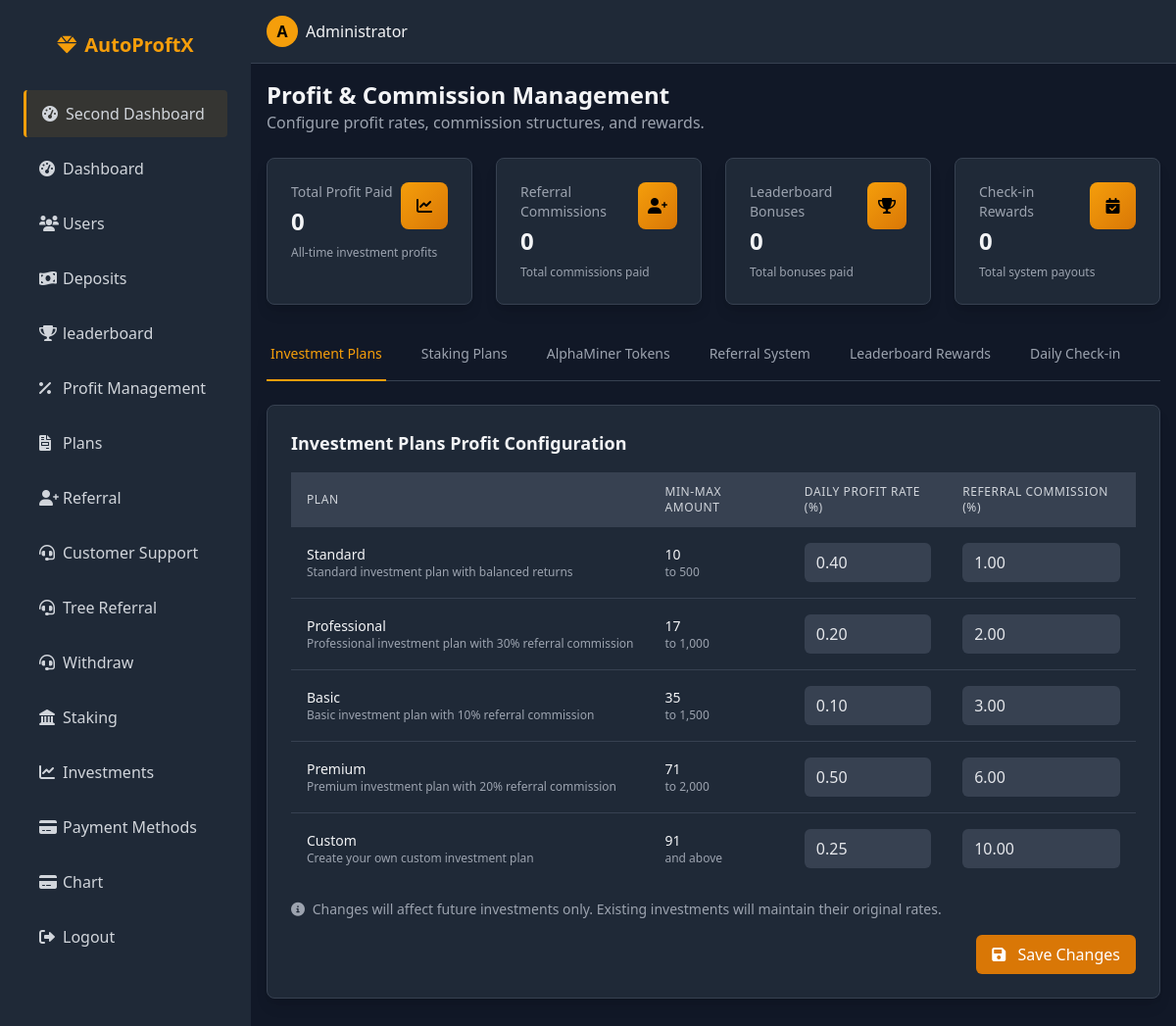
Screenshot of /admin/profit.php (signed in) with the database file from the repository.
### tables this page shows
CREATE TABLE IF NOT EXISTS `investment_plans` (
  `id` int NOT NULL AUTO_INCREMENT,
  `name` varchar(50) NOT NULL,
  `description` text,
  `min_amount` decimal(15,2) NOT NULL,
  `max_amount` decimal(15,2) DEFAULT NULL,
  `daily_profit_rate` decimal(5,2) NOT NULL,
  `duration_days` int NOT NULL,
  `referral_commission_rate` decimal(5,2) NOT NULL COMMENT 'Commission rate for referrers in percentage',
  `is_active` tinyint(1) NOT NULL DEFAULT '1',
  `created_at` timestamp NULL DEFAULT CURRENT_TIMESTAMP,
  `updated_at` timestamp NULL DEFAULT CURRENT_TIMESTAMP ON UPDATE CURRENT_TIMESTAMP,
  PRIMARY KEY (`id`)
);

### admin/profit.php (the view, shortened to what this page needs)
<?php
include '../config/db.php';
$admin_name = $_SESSION['admin_name'] ?? 'Admin';
$investment_plans = [];
$plans_sql = "SELECT * FROM investment_plans ORDER BY min_amount";
$plans_result = $conn->query($plans_sql);
if ($plans_result) {
  while ($row = $plans_result->fetch_assoc()) {
    $investment_plans[] = $row;
  }
}
$total_profit_paid = 0;
$profit_sql = "SELECT SUM(amount) as total FROM transactions WHERE transaction_type = 'profit' AND status = 'completed'";
$profit_result = $conn->query($profit_sql);
if ($profit_result && $profit_result->num_rows > 0) {
  $row = $profit_result->fetch_assoc();
  $total_profit_paid = $row['total'] ?? 0;
}
$referral_commission_paid = 0;
$commission_sql = "SELECT SUM(commission_amount) as total FROM referral_commissions WHERE status = 'paid'";
$commission_result = $conn->query($commission_sql);
if ($commission_result && $commission_result->num_rows > 0) {
  $row = $commission_result->fetch_assoc();
  $referral_commission_paid = $row['total'] ?? 0;
}
$leaderboard_paid = 0;
$leaderboard_sql = "SELECT SUM(bonus_amount) as total FROM leaderboard_bonuses WHERE status = 'paid'";
$leaderboard_result = $conn->query($leaderboard_sql);
if ($leaderboard_result && $leaderboard_result->num_rows > 0) {
  $row = $leaderboard_result->fetch_assoc();
  $leaderboard_paid = $row['total'] ?? 0;
}
?>
<!DOCTYPE html>
<html lang="en">
<head>
  <link rel="stylesheet" href="https://cdnjs.cloudflare.com/ajax/libs/tailwindcss/2.2.19/tailwind.min.css">
  <link rel="stylesheet" href="https://cdnjs.cloudflare.com/ajax/libs/font-awesome/6.0.0-beta3/css/all.min.css">
</head>
<body class="bg-gray-900 text-gray-100 flex min-h-screen">
  <?php include 'includes/sidebar.php'; ?>
  <div class="flex-1 flex flex-col overflow-hidden">
    <header class="bg-gray-800 border-b border-gray-700 shadow-md">
      <div class="flex items-center justify-between p-4">
        <div class="flex items-center space-x-4">
          <div class="flex items-center">
            <div class="h-8 w-8 rounded-full bg-yellow-500 flex items-center justify-center text-black font-bold">
              <?php echo strtoupper(substr($admin_name, 0, 1)); ?>
            </div>
            <span class="ml-2 hidden sm:inline-block"><?php echo htmlspecialchars($admin_name); ?></span>
          </div>
        </div>
      </div>
    </header>
    <main class="flex-1 overflow-y-auto p-4 bg-gray-900">
      <div class="mb-6">
        <h2 class="text-2xl font-bold">Profit & Commission Management</h2>
        <p class="text-gray-400">Configure profit rates, commission structures, and rewards.</p>
      </div>
      <div class="grid grid-cols-1 sm:grid-cols-2 lg:grid-cols-4 gap-6 mb-6">
        <div class="bg-gray-800 rounded-lg p-6 border border-gray-700 shadow-lg transition duration-300 stat-card">
          <div class="flex justify-between">
            <div>
              <p class="text-gray-400 text-sm">Total Profit Paid</p>
              <h3 class="text-2xl font-bold mt-1"><?php echo number_format($total_profit_paid, 0); ?></h3>
            </div>
            <div class="h-12 w-12 rounded-lg gold-gradient flex items-center justify-center">
              <i class="fas fa-chart-line text-black"></i>
            </div>
          </div>
          <div class="mt-2">
            <p class="text-xs text-gray-400">All-time investment profits</p>
          </div>
        </div>
        <div class="bg-gray-800 rounded-lg p-6 border border-gray-700 shadow-lg transition duration-300 stat-card">
          <div class="flex justify-between">
            <div>
              <p class="text-gray-400 text-sm">Referral Commissions</p>
              <h3 class="text-2xl font-bold mt-1"><?php echo number_format($referral_commission_paid, 0); ?></h3>
            </div>
            <div class="h-12 w-12 rounded-lg gold-gradient flex items-center justify-center">
              <i class="fas fa-user-plus text-black"></i>
            </div>
          </div>
          <div class="mt-2">
            <p class="text-xs text-gray-400">Total commissions paid</p>
          </div>
        </div>
        <div class="bg-gray-800 rounded-lg p-6 border border-gray-700 shadow-lg transition duration-300 stat-card">
          <div class="flex justify-between">
            <div>
              <p class="text-gray-400 text-sm">Leaderboard Bonuses</p>
              <h3 class="text-2xl font-bold mt-1"><?php
                                                  $total_profit = isset($total_profit_paid) && is_numeric($total_profit_paid) ? $total_profit_paid : 0;
                                                  $total_commission = isset($referral_commission_paid) && is_numeric($referral_commission_paid) ? $referral_commission_paid : 0;
                                                  $total_leaderboard = isset($leaderboard_paid) && is_numeric($leaderboard_paid) ? $leaderboard_paid : 0;
                                                  echo number_format($total_profit + $total_commission + $total_leaderboard, 0);
                                                  ?></h3>
            </div>
            <div class="h-12 w-12 rounded-lg gold-gradient flex items-center justify-center">
              <i class="fas fa-trophy text-black"></i>
            </div>
          </div>
          <div class="mt-2">
            <p class="text-xs text-gray-400">Total bonuses paid</p>
          </div>
        </div>
        <div class="bg-gray-800 rounded-lg p-6 border border-gray-700 shadow-lg transition duration-300 stat-card">
          <div class="flex justify-between">
            <div>
              <p class="text-gray-400 text-sm">Check-in Rewards</p>
              <h3 class="text-2xl font-bold mt-1"><?php echo number_format($total_profit_paid + $referral_commission_paid + $leaderboard_paid, 0); ?></h3>
            </div>
            <div class="h-12 w-12 rounded-lg gold-gradient flex items-center justify-center">
              <i class="fas fa-calendar-check text-black"></i>
            </div>
          </div>
          <div class="mt-2">
            <p class="text-xs text-gray-400">Total system payouts</p>
          </div>
        </div>
      </div>
      <div class="mb-6">
        <div class="border-b border-gray-700">
          <nav class="-mb-px flex space-x-8">
            <a href="#investment-plans" class="tab-link whitespace-nowrap py-4 px-1 border-b-2 border-yellow-500 font-medium text-sm text-yellow-500" onclick="showTab('investment-plans')">
              Investment Plans
            </a>
            <a href="#staking-plans" class="tab-link whitespace-nowrap py-4 px-1 border-b-2 border-transparent font-medium text-sm text-gray-400 hover:text-gray-300 hover:border-gray-400" onclick="showTab('staking-plans')">
              Staking Plans
            </a>
            <a href="#alpha-tokens" class="tab-link whitespace-nowrap py-4 px-1 border-b-2 border-transparent font-medium text-sm text-gray-400 hover:text-gray-300 hover:border-gray-400" onclick="showTab('alpha-tokens')">
              AlphaMiner Tokens
            </a>
            <a href="#referral-system" class="tab-link whitespace-nowrap py-4 px-1 border-b-2 border-transparent font-medium text-sm text-gray-400 hover:text-gray-300 hover:border-gray-400" onclick="showTab('referral-system')">
              Referral System
            </a>
            <a href="#leaderboard-rewards" class="tab-link whitespace-nowrap py-4 px-1 border-b-2 border-transparent font-medium text-sm text-gray-400 hover:text-gray-300 hover:border-gray-400" onclick="showTab('leaderboard-rewards')">
              Leaderboard Rewards
            </a>
            <a href="#daily-checkin" class="tab-link whitespace-nowrap py-4 px-1 border-b-2 border-transparent font-medium text-sm text-gray-400 hover:text-gray-300 hover:border-gray-400" onclick="showTab('daily-checkin')">
              Daily Check-in
            </a>
          </nav>
        </div>
      </div>
      <div class="tab-content" id="investment-plans-content">
        <div class="bg-gray-800 rounded-lg border border-gray-700 shadow-lg p-6 mb-6">
          <h3 class="text-lg font-bold mb-4">Investment Plans Profit Configuration</h3>
          <form method="post" action="">
            <div class="overflow-x-auto">
              <table class="w-full mb-4">
                <thead class="bg-gray-700">
                  <tr>
                    <th class="px-4 py-3 text-left text-xs font-medium text-gray-300 uppercase tracking-wider">Plan</th>
                    <th class="px-4 py-3 text-left text-xs font-medium text-gray-300 uppercase tracking-wider">Min-Max Amount</th>
                    <th class="px-4 py-3 text-left text-xs font-medium text-gray-300 uppercase tracking-wider">Daily Profit Rate (%)</th>
                    <th class="px-4 py-3 text-left text-xs font-medium text-gray-300 uppercase tracking-wider">Referral Commission (%)</th>
                  </tr>
                </thead>
                <tbody class="divide-y divide-gray-700">
                  <?php foreach ($investment_plans as $plan): ?>
                    <tr class="hover:bg-gray-700">
                      <td class="px-4 py-4 whitespace-nowrap">
                        <div class="text-sm font-medium"><?php echo htmlspecialchars($plan['name']); ?></div>
                        <div class="text-xs text-gray-400"><?php echo htmlspecialchars($plan['description'] ?? ''); ?></div>
                      </td>
                      <td class="px-4 py-4 whitespace-nowrap">
                        <div class="text-sm"><?php echo number_format($plan['min_amount']); ?></div>
                        <div class="text-xs text-gray-400">
                          <?php if ($plan['max_amount']): ?>
                            to <?php echo number_format($plan['max_amount']); ?>
                          <?php else: ?>
                            and above
                          <?php endif; ?>
                        </div>
                      </td>
                      <td class="px-4 py-4 whitespace-nowrap">
                        <input type="number" step="0.01" min="0" max="100" class="w-full form-input px-3 py-2 rounded-md" name="daily_profit_rate[]" value="<?php echo $plan['daily_profit_rate']; ?>">
                      </td>
                      <td class="px-4 py-4 whitespace-nowrap">
                        <input type="number" step="0.01" min="0" max="100" class="w-full form-input px-3 py-2 rounded-md" name="referral_commission_rate[]" value="<?php echo $plan['referral_commission_rate']; ?>">
                      </td>
                    </tr>
                  <?php endforeach; ?>
                </tbody>
              </table>
            </div>
            <p class="text-sm text-gray-400 mb-4">
              <i class="fas fa-info-circle mr-1"></i> Changes will affect future investments only. Existing investments will maintain their original rates.
            </p>
            <div class="flex justify-end">
              <button type="submit" name="update_investment_plans" class="px-4 py-2 bg-yellow-600 hover:bg-yellow-700 rounded-md text-white font-medium transition duration-200">
                <i class="fas fa-save mr-2"></i> Save Changes
              </button>
            </div>
          </form>
        </div>
      </div>
    </main>
  </div>
</body>
</html>

### admin/profit.php (style rules this page uses)
.gold-gradient { background: linear-gradient(135deg, #f59e0b, #d97706); }
.form-input { background-color: #374151; border-color: #4B5563; color: #E5E7EB; }

### rows the page displays
investment_plans: name "Standard", description "Standard investment plan with balanced returns", min_amount "10", max_amount "500", daily_profit_rate "0.40", referral_commission_rate "1.00"
investment_plans: name "Professional", description "Professional investment plan with 30% referral commission", min_amount "17", max_amount "1,000", daily_profit_rate "0.20", referral_commission_rate "2.00"
investment_plans: name "Basic", description "Basic investment plan with 10% referral commission", min_amount "35", max_amount "1,500", daily_profit_rate "0.10", referral_commission_rate "3.00"
investment_plans: name "Premium", description "Premium investment plan with 20% referral commission", min_amount "71", max_amount "2,000", daily_profit_rate "0.50", referral_commission_rate "6.00"
investment_plans: name "Custom", description "Create your own custom investment plan", min_amount "91", shows "and above", daily_profit_rate "0.25", referral_commission_rate "10.00"

### other values shown
substr($admin_name, 0, 1) "A"
$admin_name "Administrator"
$total_profit_paid "0"
$referral_commission_paid "0"
$total_profit + $total_commission + $total_leaderboard "0"
$total_profit_paid + $referral_commission_paid + $leaderboard_paid "0"
